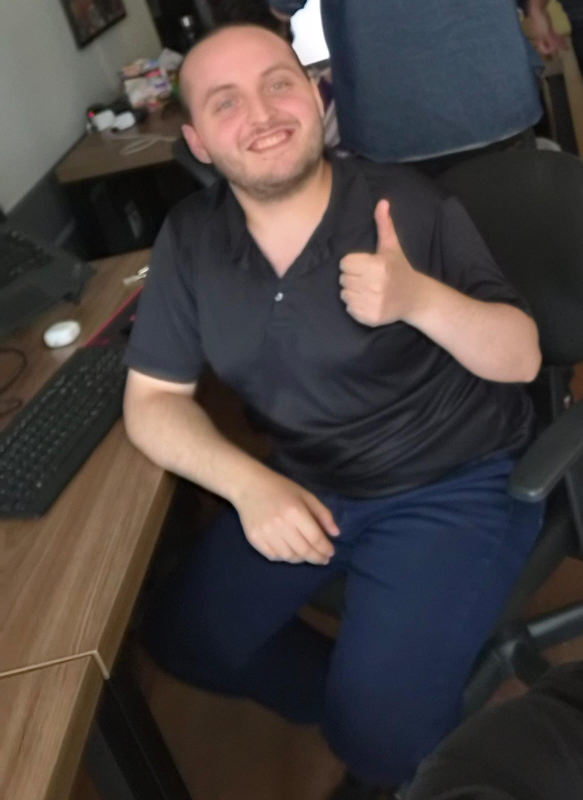
#> input picture src/notebooks/DSP/tui.png, 1165 x 1600 px, found by its file name (shown at 1/2 size)
$ jupyter execute --allow-errors convul2d.ipynb
#> lines starting #> are read from the running program, lines starting #| are printed output that depends on the picture
# Exercicio 2 - Convolucao 2D e Filtragem

Este notebook implementa a convolucao 2D manualmente usando laços de repeticao.
A imagem escolhida para o exercicio e `tui.png`, salva na pasta compartilhada `../media` junto dos arquivos de audio.

[cell 1]
from __future__ import annotations

from pathlib import Path
import math

import matplotlib.pyplot as plt
import numpy as np
from PIL import Image


def find_asset(filename: str) -> Path:
    """Localiza um arquivo procurando a partir do diretorio atual e do projeto."""
#> called with filename = 'tui.png'
    current = Path.cwd().resolve()
    candidates = []

    for base in (current, *current.parents):
        candidates.append(base / "media" / filename)
        candidates.append(base / "src" / "notebooks" / "DSP" / "media" / filename)
        candidates.append(base / filename)

    seen = set()
    for candidate in candidates:
        key = str(candidate)
        if key in seen:
            continue
        seen.add(key)

        if candidate.exists():
            return candidate

    raise FileNotFoundError(f"Nao foi possivel localizar {filename!r}.")


def load_grayscale_image(image_path: Path, max_size: int = 192) -> np.ndarray:
    """Carrega a imagem em tons de cinza e reduz o tamanho para acelerar a convolucao manual"""
#> called with max_size = 192
    image = Image.open(image_path).convert("L")
    image.thumbnail((max_size, max_size))
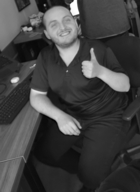
#> image: PIL image 140x192 L; min 3, max 255, mean 65.7
    return np.asarray(image) / 255.0


def normalize_for_display(image: np.ndarray) -> np.ndarray:
    """Normaliza a imagem para o intervalo [0, 1] apenas para visualizacao."""
    image = image.astype(np.float32)
    image = image - image.min()
    max_value = image.max()
    if max_value > 0:
        image = image / max_value
    return image


def convolve2d_manual(image: np.ndarray, kernel: np.ndarray) -> np.ndarray:
    """Aplica convolucao 2D manual usando padding e laços de repeticao."""
    kernel = np.asarray(kernel)
    kernel_flipped = np.flipud(np.fliplr(kernel))

    kernel_height, kernel_width = kernel_flipped.shape
    pad_y = kernel_height // 2
    pad_x = kernel_width // 2

    padded_image = np.pad(
        image,
        ((pad_y, pad_y), (pad_x, pad_x)),
        mode="constant",
    )

    output = np.zeros_like(image)

    for y in range(image.shape[0]):
        for x in range(image.shape[1]):
            region = padded_image[y : y + kernel_height, x : x + kernel_width]
            output[y, x] = np.sum(region * kernel_flipped)

    return output


def mean_kernel(size: int) -> np.ndarray:
    """Cria um kernel de media normalizado."""
    return np.ones((size, size)) / (size * size)


def gaussian_kernel(size: int) -> np.ndarray:
    """Cria um kernel gaussiano 2D normalizado."""
    axis = np.arange(-(size // 2), size // 2 + 1)
    xx, yy = np.meshgrid(axis, axis)
    kernel = np.exp(-(xx**2 + yy**2) / (2 * 0.8 **2))
    kernel = kernel / kernel.sum()
    return kernel.astype()


def gradient_magnitude(gx: np.ndarray, gy: np.ndarray) -> np.ndarray:
    """Combina as componentes horizontal e vertical da derivada p/ sobel e roberts que usa calculo da resposta no filtro
    na direção X e na Y tbm."""
    return np.sqrt(gx**2 + gy**2)


def plot_images_grid(items: list[tuple[str, np.ndarray]], ncols: int = 2, cmap: str = "gray") -> None:
    """Plota uma lista de imagens em grade."""
    nrows = math.ceil(len(items) / ncols)
    fig, axes = plt.subplots(nrows, ncols, figsize=(6 * ncols, 4 * nrows))
    axes = np.atleast_1d(axes).ravel()

    for ax, (title, image) in zip(axes, items):
        ax.imshow(normalize_for_display(image), cmap=cmap)
        ax.set_title(title)
        ax.axis("off")

    for ax in axes[len(items):]:
        ax.axis("off")

    plt.tight_layout()
    plt.show()


IMAGE_PATH = find_asset("tui.png")
image = load_grayscale_image(IMAGE_PATH)

print(f"Imagem usada: {IMAGE_PATH}")
print(f"Shape apos redimensionamento para acelerar a convolucao: {image.shape}")
#| Shape apos redimensionamento para acelerar a convolucao: (192, 140)

## 2.a) Convolucao 2D com kernel de media e gaussiano

A seguir, a imagem `tui.png` e filtrada com kernels 3x3, 5x5 e 7x7.
Foi usada uma versao reduzida da imagem para que a convolucao manual com laços de repeticao nao fique lenta demais.

[cell 2]
kernel_sizes = [3, 5, 7]
mean_results = {}
gaussian_results = {}

#> (the rest of this cell did not finish here and is left out)

### O que ocorre ao alterar o tamanho do kernel?

- **Media 3x3**: suaviza levemente a imagem e reduz pequenas variacoes locais.
- **Media 5x5**: aumenta o borramento e remove mais detalhes finos.
- **Media 7x7**: deixa a imagem ainda mais suave, mas perde muita nitidez.
- **Gaussiano 3x3**: suaviza como o kernel de media, mas preserva um pouco melhor as estruturas centrais.
- **Gaussiano 5x5**: aumenta a suavizacao sem espalhar tanto quanto a media simples.
- **Gaussiano 7x7**: gera um borramento mais forte, porem com transicoes visuais mais naturais que a media uniforme.

Em geral, quanto maior o kernel, maior a suavizacao e menor a quantidade de detalhes de alta frequencia preservados.

## 2.b) Convolucao 2D com Sobel, Roberts e Laplaciano

Agora sao aplicados os kernels de deteccao de borda pedidos no enunciado.

[cell 3]
sobel_x = np.array([
    [-1, 0, 1],
    [-2, 0, 2],
    [-1, 0, 1],
])

sobel_y = np.array([
    [-1, -2, -1],
    [0, 0, 0],
    [1, 2, 1],
])

roberts_x = np.array([
    [1, 0],
    [0, -1],
])

roberts_y = np.array([
    [0, -1],
    [1, 0],
])

laplacian_kernels = {
    "Laplaciano a": np.array([[0, 1, 0], [1, -4, 1], [0, 1, 0]]),
    "Laplaciano b": np.array([[1, 1, 1], [1, -8, 1], [1, 1, 1]]),
    "Laplaciano c": np.array([[0, -1, 0], [-1, 4, -1], [0, -1, 0]]),
    "Laplaciano d": np.array([[-1, -1, -1], [-1, 8, -1], [-1, -1, -1]]),
}

sobel_gx = convolve2d_manual(image, sobel_x)
sobel_gy = convolve2d_manual(image, sobel_y)
sobel_mag = gradient_magnitude(sobel_gx, sobel_gy)
#> in gradient_magnitude, `return np.sqrt(gx**2 + gy**2)`:
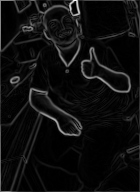
#> returned value: shape (192, 140) float64; min 0, max 4.02, mean 0.231; drawn with min black and max white

roberts_gx = convolve2d_manual(image, roberts_x)
#> after the loop in convolve2d_manual (call 4), `for y in range(image.shape[0]):`:
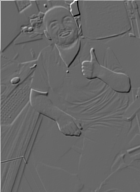
#> output: shape (192, 140) float64; min -0.686, max 1, mean 0.00198; drawn with min black and max white
roberts_gy = convolve2d_manual(image, roberts_y)
#> after the loop in convolve2d_manual (call 5), `for y in range(image.shape[0]):`:
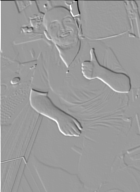
#> output: shape (192, 140) float64; min -1, max 0.647, mean 0.00037; drawn with min black and max white
roberts_mag = gradient_magnitude(roberts_gx, roberts_gy)
#> in gradient_magnitude (call 2), `return np.sqrt(gx**2 + gy**2)`:
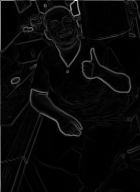
#> returned value: shape (192, 140) float64; min 0, max 1.38, mean 0.0479; drawn with min black and max white

laplacian_results = {
    name: convolve2d_manual(image, kernel)
    for name, kernel in laplacian_kernels.items()
}
#> after the loop in convolve2d_manual (call 6), `for y in range(image.shape[0]):`:
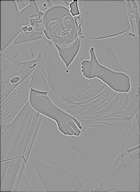
#> output: shape (192, 140) float64; min -1.41, max 0.976, mean -0.00572; drawn with min black and max white
#> in convolve2d_manual (call 8), `kernel = np.asarray(kernel)`: kernel = [[0, -1, 0], [-1, 4, -1], [0, -1, 0]]
#> after the loop in convolve2d_manual (call 8), `for y in range(image.shape[0]):`:
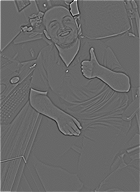
#> output: shape (192, 140) float64; min -0.976, max 1.41, mean 0.00572; drawn with min black and max white
#> laplacian_results = 4 items

plot_images_grid(
    [
        ("Imagem original", image),
        ("Sobel Gx", sobel_gx),
        ("Sobel Gy", sobel_gy),
        ("Sobel magnitude", sobel_mag),
        ("Roberts Gx", roberts_gx),
        ("Roberts Gy", roberts_gy),
        ("Roberts magnitude", roberts_mag),
    ],
    ncols=3,
)
#> in plot_images_grid, `plt.show()`:
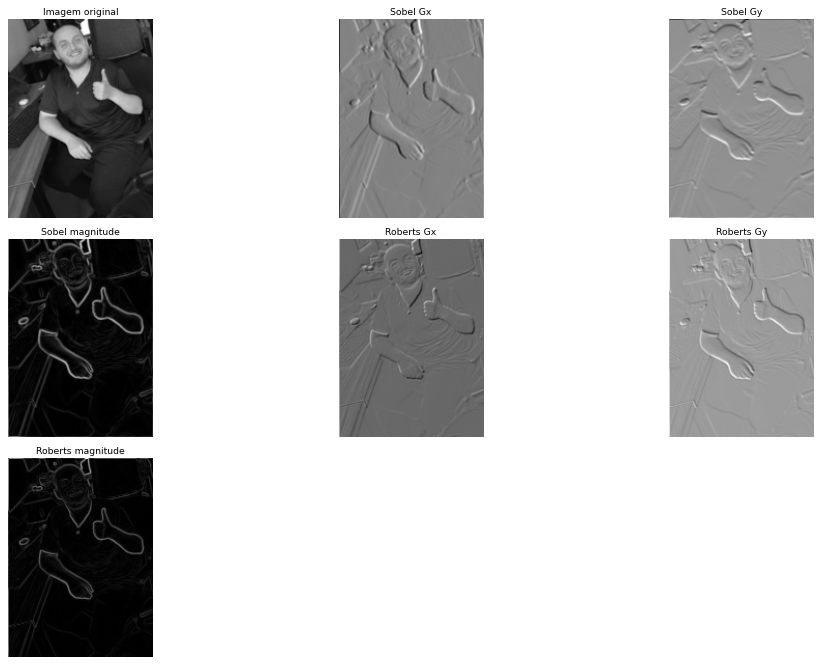
#> figure drawn by matplotlib, 7 panels

plot_images_grid(
    [("Imagem original", image), *laplacian_results.items()],
    ncols=3,
)
#> call 2 of plot_images_grid, with ncols = 3, cmap = 'gray'
#> in plot_images_grid (call 2), `plt.show()`:
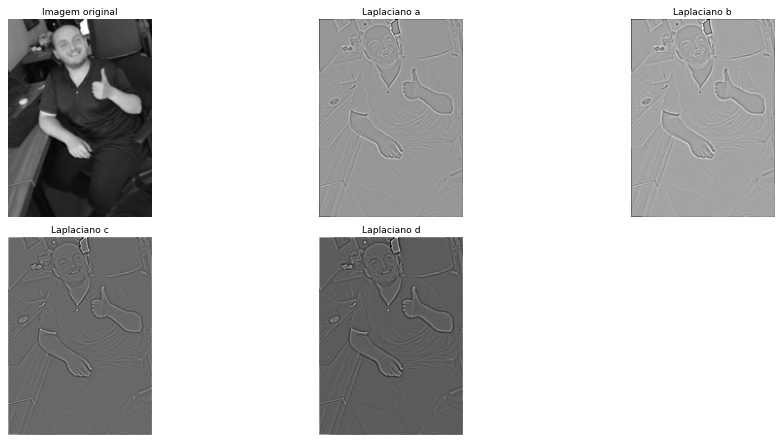
#> figure drawn by matplotlib, 5 panels
